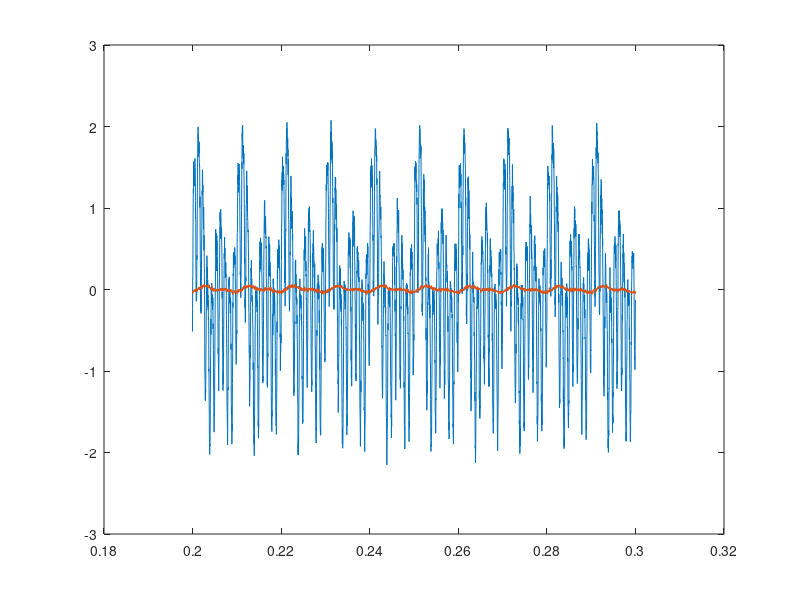
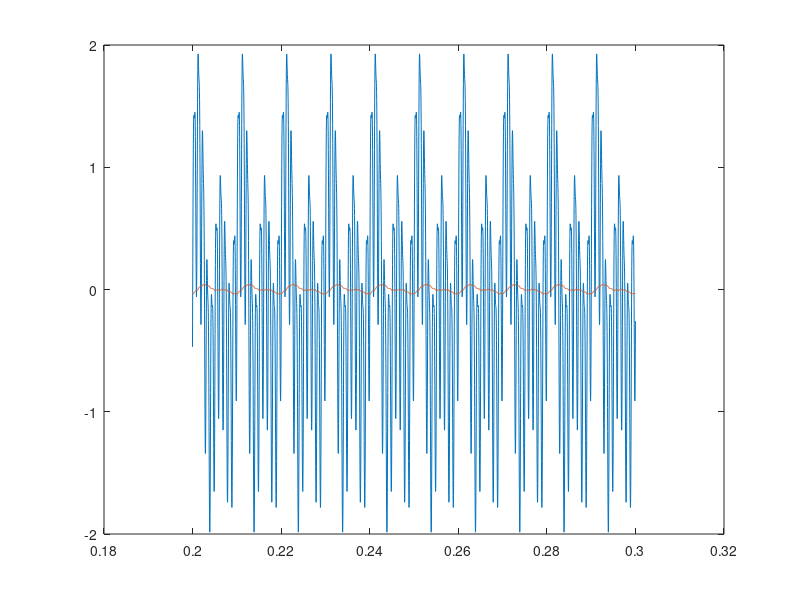
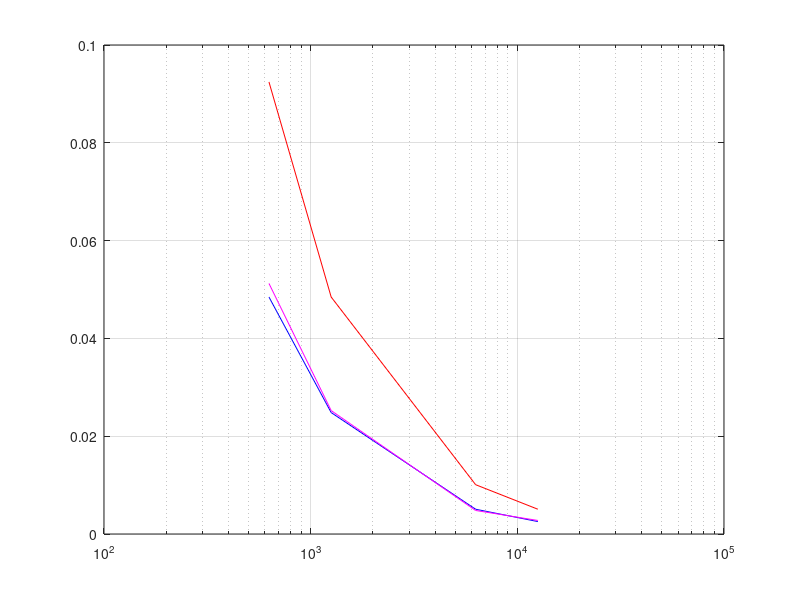

Reproduce these figures in MATLAB, in order.
clc
clear
close all

load ('filtro_bode.mat');

figure(1)
plot(t2,x2);
hold on
plot(t2,y2);

freq1= 1/(t1(2)-t1(1));
freq2= 1/(t2(2)-t2(1));
freq3= 1/(t3(2)-t3(1));
%a componente qe possui a maior freq de amostragem é a f2, que pode representar todas as frequencias
%usando serie de fourier
x = t2(:); %tranformando os dados em vetores coluna
y2 = y2(:);
x2 = x2(:);
%A=[x.^0]; %funcao base constante
w1 = 2*pi*100;
w2 = 2*pi*200;
w3 = 2*pi*1000;
w4 = 2*pi*2000;2

A=[sin(x.*w1),cos(x.*w1), sin(x.*w2),cos(x.*w2), sin(x.*w3),cos(x.*w3), sin(x.*w4),cos(x.*w4)];

paramY = inv(A'*A)* A' * y2; %vetor de parametros usando pseudoinversa
paramX = inv(A'*A)* A' * x2; %vetor de parametros usando pseudoinversa
ym=  A*paramY;
xm=  A*paramX; %modelo

figure(2)
plot(t2,xm);
hold on
plot(t2,ym);

ganho(1)=sqrt((paramY(1).^2)+(paramY(2).^2))/sqrt((paramX(1).^2)+(paramX(2).^2));
ganho(2)=sqrt((paramY(3).^2)+(paramY(4).^2))/sqrt((paramX(3).^2)+(paramX(4).^2));
ganho(3)=sqrt((paramY(5).^2)+(paramY(6).^2))/sqrt((paramX(5).^2)+(paramX(6).^2));
ganho(4)=sqrt((paramY(7).^2)+(paramY(8).^2))/sqrt((paramX(7).^2)+(paramX(8).^2));

w = [w1 w2 w3 w4];
Hs1 = 32./(w+32);
Hs2 = 64./(w+64);

figure(3)
semilogx(w,Hs1,'b');
hold on
semilogx(w,Hs2,'r');
semilogx(w,ganho,'m');
grid on
